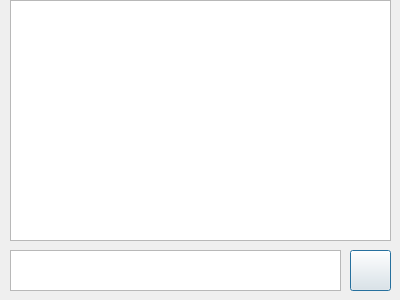
<?xml version="1.0" encoding="UTF-8"?>
<ui version="4.0">
 <class>Fifth</class>
 <widget class="QDialog" name="Fifth">
  <property name="geometry">
   <rect>
    <x>0</x>
    <y>0</y>
    <width>400</width>
    <height>300</height>
   </rect>
  </property>
  <property name="windowTitle">
   <string>Dialog</string>
  </property>
  <widget class="QListWidget" name="listWidget">
   <property name="geometry">
    <rect>
     <x>10</x>
     <y>0</y>
     <width>381</width>
     <height>241</height>
    </rect>
   </property>
   <property name="isWrapping" stdset="0">
    <bool>false</bool>
   </property>
   <property name="wordWrap">
    <bool>true</bool>
   </property>
  </widget>
  <widget class="QPushButton" name="sendButton">
   <property name="geometry">
    <rect>
     <x>350</x>
     <y>250</y>
     <width>41</width>
     <height>41</height>
    </rect>
   </property>
   <property name="text">
    <string/>
   </property>
   <property name="icon">
    <iconset theme="QIcon::ThemeIcon::DocumentSend"/>
   </property>
  </widget>
  <widget class="QTextEdit" name="textEdit">
   <property name="geometry">
    <rect>
     <x>10</x>
     <y>250</y>
     <width>331</width>
     <height>41</height>
    </rect>
   </property>
   <property name="focusPolicy">
    <enum>Qt::FocusPolicy::StrongFocus</enum>
   </property>
   <property name="horizontalScrollBarPolicy">
    <enum>Qt::ScrollBarPolicy::ScrollBarAsNeeded</enum>
   </property>
   <property name="sizeAdjustPolicy">
    <enum>QAbstractScrollArea::SizeAdjustPolicy::AdjustIgnored</enum>
   </property>
  </widget>
 </widget>
 <resources/>
 <connections/>
</ui>
